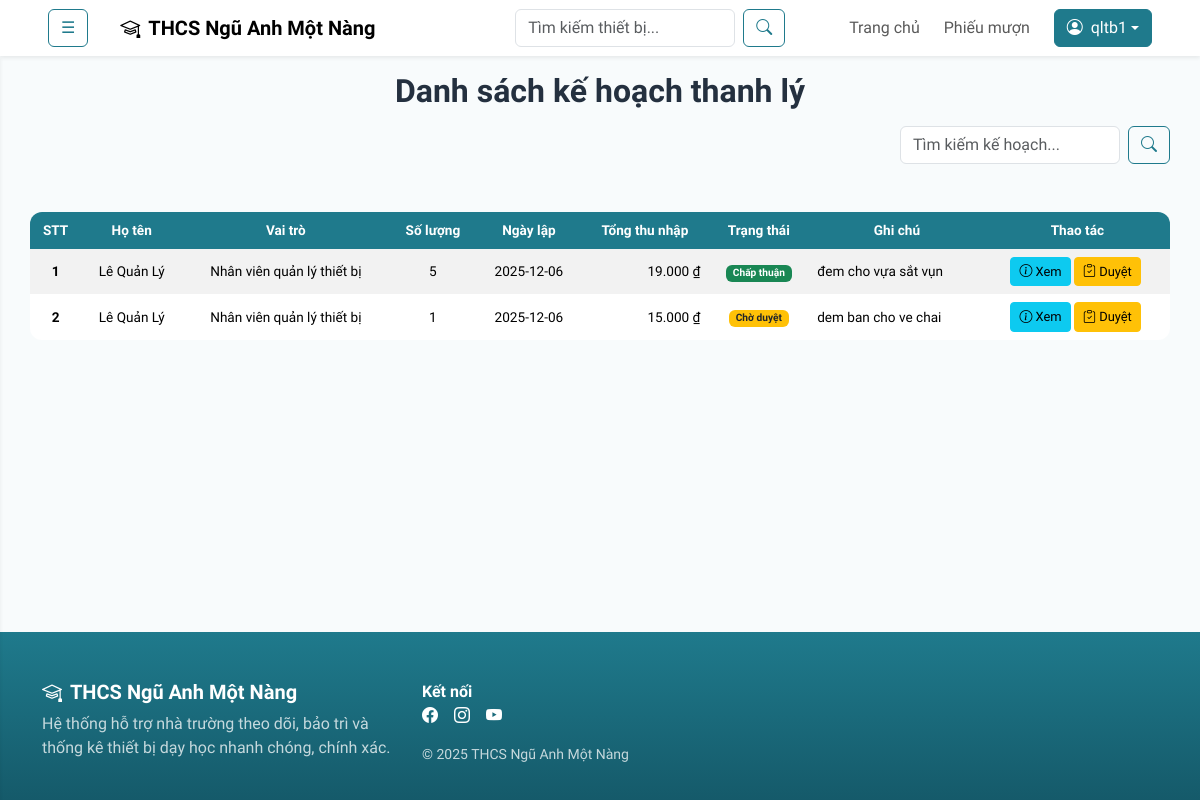
Before: /index.php?page=dsthanhly (signed in) with the older database file.
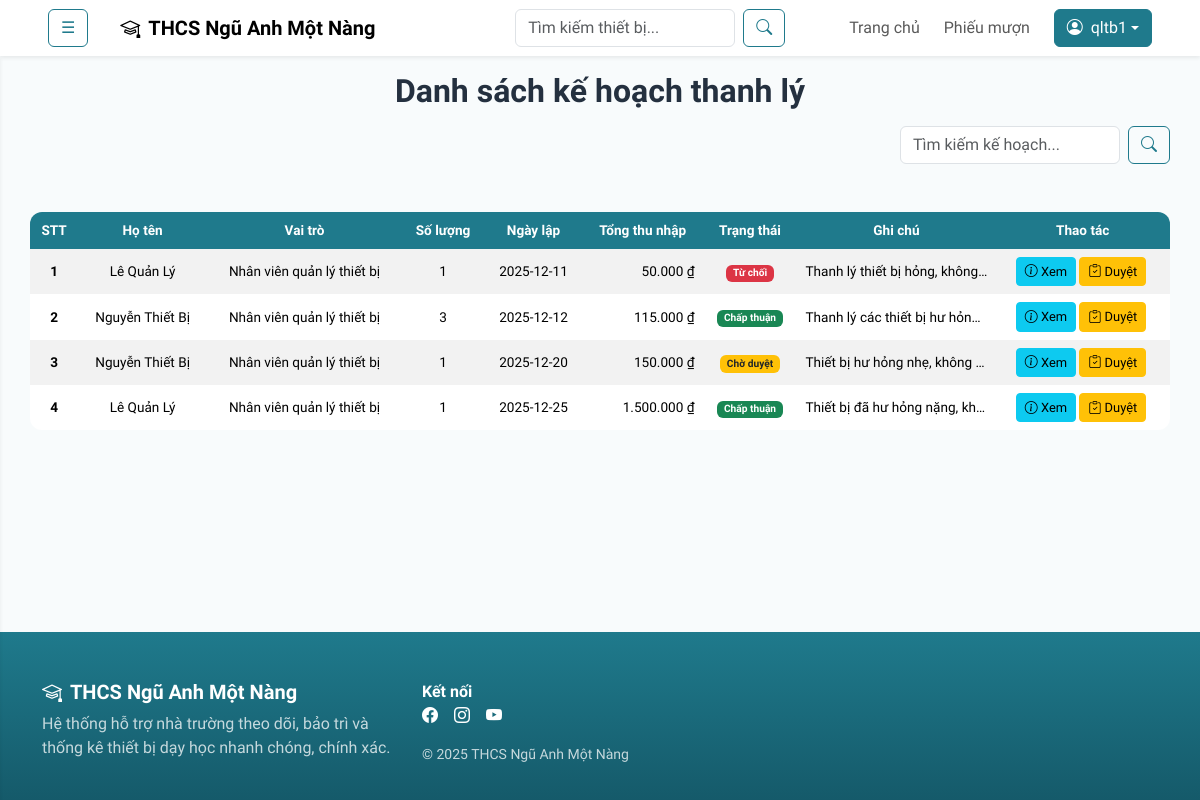
After: the same page with the newer database file.
### tables this page shows
CREATE TABLE `kehoachthanhly` (
  `maKeHoachThanhLy` int(11) NOT NULL,
  `maNguoiDung` int(11) NOT NULL,
  `ngayLap` date DEFAULT NULL,
  `tongThuNhap` decimal(18,2) DEFAULT 0.00,
  `trangThai` varchar(50) DEFAULT NULL,
  `ghiChu` text DEFAULT NULL
);

CREATE TABLE `nguoidung` (
  `maNguoiDung` int(11) NOT NULL,
  `tenDangNhap` varchar(255) NOT NULL,
  `matKhau` varchar(255) NOT NULL,
  `hoTen` varchar(255) DEFAULT NULL,
  `email` varchar(255) DEFAULT NULL,
  `soDienThoai` varchar(255) DEFAULT NULL,
  `maBoMon` int(11) DEFAULT NULL,
  `maVaiTro` int(11) DEFAULT NULL
);

CREATE TABLE `vaitro` (
  `maVaiTro` int(11) NOT NULL,
  `tenVaiTro` varchar(255) DEFAULT NULL,
  `moTa` text DEFAULT NULL
);

### App/Models/mKeHoachThanhLy.php (called while the page is built, shortened)
<?php
class modelKeHoachThanhLy {
    public function selectAllKeHoachThanhLy() {
        $p = new clsKetNoi();
        $truyvan = "SELECT tl.*, nd.hoTen, vt.tenVaiTro, SUM(ct.soLuong) AS soLuongThanhLy
                    FROM kehoachthanhly tl
                    LEFT JOIN nguoidung nd ON tl.maNguoiDung = nd.maNguoiDung
                    LEFT JOIN vaitro vt ON nd.maVaiTro = vt.maVaiTro
                    LEFT JOIN chitietkehoachthanhly ct ON tl.maKeHoachThanhLy = ct.maKeHoachThanhLy
                    GROUP BY tl.maKeHoachThanhLy";
        $con = $p->moketnoi();
        $kq = mysqli_query($con, $truyvan);
        return $kq;
    }
}
?>

### App/Controllers/cKeHoachThanhLy.php (called while the page is built, shortened)
<?php
include_once('App/Models/mKeHoachThanhLy.php');
class controlKeHoachThanhLy {
    public function getAllKeHoachThanhLy() {
        $p = new modelKeHoachThanhLy();
        $kq = $p->selectAllKeHoachThanhLy();
        if(mysqli_num_rows($kq) > 0) {
            return $kq;
        } else {
            return false;
        }
    }
}
?>

### App/Views/hieutruong/kehoachthanhly/dsthanhly.php (the view, shortened to what this page needs)
<h2 class="text-center fw-semibold my-3">Danh sách kế hoạch thanh lý</h2>
<div class="d-flex mx-auto justify-content-between align-items-center" style="width: 95%">
    <form class="d-flex ms-auto" action="index.php" method="get">
        <input class="form-control me-2" type="text" name="keyword" placeholder="Tìm kiếm kế hoạch..." style="width: 220px;">
        <button class="btn btn-outline-primary" type="submit"><i class="bi bi-search"></i></button>
    </form>
</div>
<div class="d-flex justify-content-center">
    <div class="table-responsive my-5" style="width: 95%;">
        <table class="table table-striped table-hover table-borderless align-middle" style="font-size: 0.85em;">
            <thead class="text-center">
                <tr>
                    <th>STT</th>
                    <th>Họ tên</th>
                    <th>Vai trò</th>
                    <th>Số lượng</th>
                    <th>Ngày lập</th>
                    <th>Tổng thu nhập</th>
                    <th>Trạng thái</th>
                    <th>Ghi chú</th>
                    <th>Thao tác</th>
                </tr>
            </thead>
            <tbody>
            <?php
            include_once('App/Controllers/cKeHoachThanhLy.php');
            $p = new controlKeHoachThanhLy();
            if(isset($_GET['keyword'])) {
                $keyword = $_GET['keyword'];
                $kq = $p->searchKeHoachThanhLy($keyword);
            } else {
                $kq = $p->getAllKeHoachThanhLy();
            }
            if ($kq && $kq->num_rows > 0) {
                $dem = 0;
                while ($r = $kq->fetch_assoc()) {
                    $dem++;
                    echo '<tr>';
                        echo '<td class="text-center"><strong>' . $dem . '</strong></td>';
                        echo '<td class="text-center">' . $r['hoTen'] . '</td>';
                        echo '<td class="text-center">' . $r['tenVaiTro'] . '</td>';
                        echo '<td class="text-center">' . $r['soLuongThanhLy'] . '</td>';
                        echo '<td class="text-center">' . $r['ngayLap'] . '</td>';
                        echo '<td class="text-end">' . number_format($r['tongThuNhap'], 0, ',', '.') . ' ₫</td>';
                        echo '<td class="text-center">';
                            switch ($r['trangThai']) {
                                case "Chờ duyệt": echo '<span class="badge bg-warning text-dark">' . $r['trangThai'] . '</span>'; break;
                                case "Chấp thuận": echo '<span class="badge bg-success">' . $r['trangThai'] . '</span>'; break;
                                case "Từ chối": echo '<span class="badge bg-danger">' . $r['trangThai'] . '</span>'; break;
                            }
                        echo '</td>';
                        echo '<td>' . $r['ghiChu'] . '</td>';
                        echo '<td class="text-center">';
                            echo '<a href="index.php?page=xemthanhly&maKeHoachThanhLy=' . $r['maKeHoachThanhLy'] . '" class="btn btn-sm btn-info" style="font-size: 0.95em;"><i class="bi bi-info-circle"></i> Xem</a>&nbsp;';
                            echo '<a href="index.php?page=duyetkehoachthanhly&maKeHoachThanhLy=' . $r['maKeHoachThanhLy'] . '" class="btn btn-sm btn-warning" style="font-size: 0.95em;"><i class="bi bi-clipboard-check"></i> Duyệt</a>&nbsp;';
                        echo '</td>';
                    echo '</tr>';
                }
            } else {
                echo '<tr><td colspan="10"><h5 class="text-center text-muted">Hiện chưa có kế hoạch nào. Vui lòng quay lại sau.</h5></td></tr>';
            }
            ?>
            </tbody>
        </table>
    </div>
</div>

Changed rows visible on the page:
removed kehoachthanhly: maNguoiDung.hoTen "Lê Quản Lý", vaitro.tenVaiTro "Nhân viên quản lý thiết bị", soLuongThanhLy "5", ngayLap "2025-12-06", tongThuNhap "19.000", trangThai "Chấp thuận", ghiChu "đem cho vựa sắt vụn"
removed kehoachthanhly: maNguoiDung.hoTen "Lê Quản Lý", vaitro.tenVaiTro "Nhân viên quản lý thiết bị", soLuongThanhLy "1", ngayLap "2025-12-06", tongThuNhap "15.000", trangThai "Chờ duyệt", ghiChu "dem ban cho ve chai"
added kehoachthanhly: maNguoiDung.hoTen "Lê Quản Lý", vaitro.tenVaiTro "Nhân viên quản lý thiết bị", soLuongThanhLy "1", ngayLap "2025-12-11", tongThuNhap "50.000", trangThai "Từ chối", ghiChu "Thanh lý thiết bị hỏng, không…"
added kehoachthanhly: maNguoiDung.hoTen "Nguyễn Thiết Bị", vaitro.tenVaiTro "Nhân viên quản lý thiết bị", soLuongThanhLy "3", ngayLap "2025-12-12", tongThuNhap "115.000", trangThai "Chấp thuận", ghiChu "Thanh lý các thiết bị hư hỏn…"
added kehoachthanhly: maNguoiDung.hoTen "Nguyễn Thiết Bị", vaitro.tenVaiTro "Nhân viên quản lý thiết bị", soLuongThanhLy "1", ngayLap "2025-12-20", tongThuNhap "150.000", trangThai "Chờ duyệt", ghiChu "Thiết bị hư hỏng nhẹ, không…"
added kehoachthanhly: maNguoiDung.hoTen "Lê Quản Lý", vaitro.tenVaiTro "Nhân viên quản lý thiết bị", soLuongThanhLy "1", ngayLap "2025-12-25", tongThuNhap "1.500.000", trangThai "Chấp thuận", ghiChu "Thiết bị đã hư hỏng nặng, kh…"
